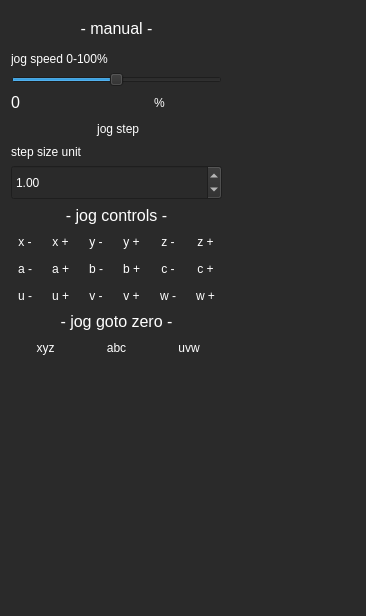
<?xml version="1.0" encoding="UTF-8"?>
<ui version="4.0">
 <class>form_jog</class>
 <widget class="QDialog" name="form_jog">
  <property name="geometry">
   <rect>
    <x>0</x>
    <y>0</y>
    <width>366</width>
    <height>616</height>
   </rect>
  </property>
  <property name="windowTitle">
   <string>Dialog</string>
  </property>
  <property name="styleSheet">
   <string notr="true">background-color: rgb(42, 42, 42);
color: rgb(255, 255, 255);</string>
  </property>
  <layout class="QGridLayout" name="gridLayout_2">
   <item row="0" column="0">
    <layout class="QGridLayout" name="gridLayout_jog_settings">
     <item row="3" column="0" colspan="2">
      <widget class="QLabel" name="label_jog_velocity_procent">
       <property name="font">
        <font>
         <pointsize>12</pointsize>
        </font>
       </property>
       <property name="text">
        <string>0</string>
       </property>
      </widget>
     </item>
     <item row="3" column="2">
      <widget class="QLabel" name="label_3">
       <property name="text">
        <string>%</string>
       </property>
      </widget>
     </item>
     <item row="4" column="0" colspan="3">
      <widget class="QToolButton" name="toolButton_jog_step">
       <property name="sizePolicy">
        <sizepolicy hsizetype="Preferred" vsizetype="Fixed">
         <horstretch>0</horstretch>
         <verstretch>0</verstretch>
        </sizepolicy>
       </property>
       <property name="text">
        <string> jog step</string>
       </property>
       <property name="icon">
        <iconset resource="icons.qrc">
         <normaloff>:/pictures/btn_25_25.png</normaloff>
         <normalon>:/pictures/btn_25_25_in_green.png</normalon>:/pictures/btn_25_25.png</iconset>
       </property>
       <property name="iconSize">
        <size>
         <width>35</width>
         <height>35</height>
        </size>
       </property>
       <property name="checkable">
        <bool>true</bool>
       </property>
       <property name="toolButtonStyle">
        <enum>Qt::ToolButtonTextBesideIcon</enum>
       </property>
       <property name="autoRaise">
        <bool>true</bool>
       </property>
      </widget>
     </item>
     <item row="5" column="0" colspan="3">
      <widget class="QLabel" name="label">
       <property name="text">
        <string>step size unit</string>
       </property>
      </widget>
     </item>
     <item row="6" column="0" colspan="3">
      <widget class="QDoubleSpinBox" name="doubleSpinBox_stepsize">
       <property name="minimumSize">
        <size>
         <width>0</width>
         <height>35</height>
        </size>
       </property>
       <property name="maximum">
        <double>10000.000000000000000</double>
       </property>
       <property name="singleStep">
        <double>0.100000000000000</double>
       </property>
       <property name="value">
        <double>1.000000000000000</double>
       </property>
      </widget>
     </item>
     <item row="1" column="0" colspan="3">
      <widget class="QLabel" name="label_2">
       <property name="text">
        <string>jog speed 0-100%</string>
       </property>
      </widget>
     </item>
     <item row="0" column="0" colspan="3">
      <widget class="QLabel" name="label_4">
       <property name="minimumSize">
        <size>
         <width>0</width>
         <height>35</height>
        </size>
       </property>
       <property name="font">
        <font>
         <pointsize>12</pointsize>
        </font>
       </property>
       <property name="text">
        <string>- manual -</string>
       </property>
       <property name="alignment">
        <set>Qt::AlignCenter</set>
       </property>
      </widget>
     </item>
     <item row="2" column="0" colspan="3">
      <widget class="QSlider" name="horizontalSlider_jog_velocity_procent">
       <property name="maximum">
        <number>100</number>
       </property>
       <property name="value">
        <number>50</number>
       </property>
       <property name="orientation">
        <enum>Qt::Horizontal</enum>
       </property>
      </widget>
     </item>
    </layout>
   </item>
   <item row="1" column="0">
    <layout class="QGridLayout" name="gridLayout_jog_buttons_xyz">
     <item row="2" column="1">
      <widget class="QToolButton" name="toolButton_jog_a_plus">
       <property name="sizePolicy">
        <sizepolicy hsizetype="Preferred" vsizetype="Fixed">
         <horstretch>0</horstretch>
         <verstretch>0</verstretch>
        </sizepolicy>
       </property>
       <property name="autoFillBackground">
        <bool>false</bool>
       </property>
       <property name="styleSheet">
        <string notr="true">color: rgb(255, 255, 255);</string>
       </property>
       <property name="text">
        <string>a +</string>
       </property>
       <property name="icon">
        <iconset resource="icons.qrc">
         <normaloff>:/pictures/btn_25_25.png</normaloff>
         <normalon>:/pictures/btn_25_25_in_green.png</normalon>:/pictures/btn_25_25.png</iconset>
       </property>
       <property name="iconSize">
        <size>
         <width>35</width>
         <height>35</height>
        </size>
       </property>
       <property name="checkable">
        <bool>false</bool>
       </property>
       <property name="toolButtonStyle">
        <enum>Qt::ToolButtonTextUnderIcon</enum>
       </property>
       <property name="autoRaise">
        <bool>true</bool>
       </property>
      </widget>
     </item>
     <item row="3" column="0">
      <widget class="QToolButton" name="toolButton_jog_u_min">
       <property name="sizePolicy">
        <sizepolicy hsizetype="Preferred" vsizetype="Fixed">
         <horstretch>0</horstretch>
         <verstretch>0</verstretch>
        </sizepolicy>
       </property>
       <property name="autoFillBackground">
        <bool>false</bool>
       </property>
       <property name="styleSheet">
        <string notr="true">color: rgb(255, 255, 255);</string>
       </property>
       <property name="text">
        <string>u -</string>
       </property>
       <property name="icon">
        <iconset resource="icons.qrc">
         <normaloff>:/pictures/btn_25_25.png</normaloff>
         <normalon>:/pictures/btn_25_25_in_green.png</normalon>:/pictures/btn_25_25.png</iconset>
       </property>
       <property name="iconSize">
        <size>
         <width>35</width>
         <height>35</height>
        </size>
       </property>
       <property name="checkable">
        <bool>false</bool>
       </property>
       <property name="toolButtonStyle">
        <enum>Qt::ToolButtonTextUnderIcon</enum>
       </property>
       <property name="autoRaise">
        <bool>true</bool>
       </property>
      </widget>
     </item>
     <item row="2" column="4">
      <widget class="QToolButton" name="toolButton_jog_c_min">
       <property name="sizePolicy">
        <sizepolicy hsizetype="Preferred" vsizetype="Fixed">
         <horstretch>0</horstretch>
         <verstretch>0</verstretch>
        </sizepolicy>
       </property>
       <property name="autoFillBackground">
        <bool>false</bool>
       </property>
       <property name="styleSheet">
        <string notr="true">color: rgb(255, 255, 255);</string>
       </property>
       <property name="text">
        <string>c -</string>
       </property>
       <property name="icon">
        <iconset resource="icons.qrc">
         <normaloff>:/pictures/btn_25_25.png</normaloff>
         <normalon>:/pictures/btn_25_25_in_green.png</normalon>:/pictures/btn_25_25.png</iconset>
       </property>
       <property name="iconSize">
        <size>
         <width>35</width>
         <height>35</height>
        </size>
       </property>
       <property name="checkable">
        <bool>false</bool>
       </property>
       <property name="toolButtonStyle">
        <enum>Qt::ToolButtonTextUnderIcon</enum>
       </property>
       <property name="autoRaise">
        <bool>true</bool>
       </property>
      </widget>
     </item>
     <item row="1" column="5">
      <widget class="QToolButton" name="toolButton_jog_z_plus">
       <property name="sizePolicy">
        <sizepolicy hsizetype="Preferred" vsizetype="Fixed">
         <horstretch>0</horstretch>
         <verstretch>0</verstretch>
        </sizepolicy>
       </property>
       <property name="autoFillBackground">
        <bool>false</bool>
       </property>
       <property name="styleSheet">
        <string notr="true">color: rgb(255, 255, 255);</string>
       </property>
       <property name="text">
        <string>z +</string>
       </property>
       <property name="icon">
        <iconset resource="icons.qrc">
         <normaloff>:/pictures/btn_25_25.png</normaloff>
         <normalon>:/pictures/btn_25_25_in_green.png</normalon>:/pictures/btn_25_25.png</iconset>
       </property>
       <property name="iconSize">
        <size>
         <width>35</width>
         <height>35</height>
        </size>
       </property>
       <property name="checkable">
        <bool>false</bool>
       </property>
       <property name="toolButtonStyle">
        <enum>Qt::ToolButtonTextUnderIcon</enum>
       </property>
       <property name="autoRaise">
        <bool>true</bool>
       </property>
      </widget>
     </item>
     <item row="3" column="2">
      <widget class="QToolButton" name="toolButton_jog_v_min">
       <property name="sizePolicy">
        <sizepolicy hsizetype="Preferred" vsizetype="Fixed">
         <horstretch>0</horstretch>
         <verstretch>0</verstretch>
        </sizepolicy>
       </property>
       <property name="autoFillBackground">
        <bool>false</bool>
       </property>
       <property name="styleSheet">
        <string notr="true">color: rgb(255, 255, 255);</string>
       </property>
       <property name="text">
        <string>v -</string>
       </property>
       <property name="icon">
        <iconset resource="icons.qrc">
         <normaloff>:/pictures/btn_25_25.png</normaloff>
         <normalon>:/pictures/btn_25_25_in_green.png</normalon>:/pictures/btn_25_25.png</iconset>
       </property>
       <property name="iconSize">
        <size>
         <width>35</width>
         <height>35</height>
        </size>
       </property>
       <property name="checkable">
        <bool>false</bool>
       </property>
       <property name="toolButtonStyle">
        <enum>Qt::ToolButtonTextUnderIcon</enum>
       </property>
       <property name="autoRaise">
        <bool>true</bool>
       </property>
      </widget>
     </item>
     <item row="2" column="2">
      <widget class="QToolButton" name="toolButton_jog_b_min">
       <property name="sizePolicy">
        <sizepolicy hsizetype="Preferred" vsizetype="Fixed">
         <horstretch>0</horstretch>
         <verstretch>0</verstretch>
        </sizepolicy>
       </property>
       <property name="autoFillBackground">
        <bool>false</bool>
       </property>
       <property name="styleSheet">
        <string notr="true">color: rgb(255, 255, 255);</string>
       </property>
       <property name="text">
        <string>b -</string>
       </property>
       <property name="icon">
        <iconset resource="icons.qrc">
         <normaloff>:/pictures/btn_25_25.png</normaloff>
         <normalon>:/pictures/btn_25_25_in_green.png</normalon>:/pictures/btn_25_25.png</iconset>
       </property>
       <property name="iconSize">
        <size>
         <width>35</width>
         <height>35</height>
        </size>
       </property>
       <property name="checkable">
        <bool>false</bool>
       </property>
       <property name="toolButtonStyle">
        <enum>Qt::ToolButtonTextUnderIcon</enum>
       </property>
       <property name="autoRaise">
        <bool>true</bool>
       </property>
      </widget>
     </item>
     <item row="1" column="0">
      <widget class="QToolButton" name="toolButton_jog_x_min">
       <property name="sizePolicy">
        <sizepolicy hsizetype="Preferred" vsizetype="Fixed">
         <horstretch>0</horstretch>
         <verstretch>0</verstretch>
        </sizepolicy>
       </property>
       <property name="minimumSize">
        <size>
         <width>0</width>
         <height>0</height>
        </size>
       </property>
       <property name="autoFillBackground">
        <bool>false</bool>
       </property>
       <property name="styleSheet">
        <string notr="true">color: rgb(255, 255, 255);</string>
       </property>
       <property name="text">
        <string>x -</string>
       </property>
       <property name="icon">
        <iconset resource="icons.qrc">
         <normaloff>:/pictures/btn_25_25.png</normaloff>
         <normalon>:/pictures/btn_25_25_in_green.png</normalon>:/pictures/btn_25_25.png</iconset>
       </property>
       <property name="iconSize">
        <size>
         <width>35</width>
         <height>35</height>
        </size>
       </property>
       <property name="checkable">
        <bool>false</bool>
       </property>
       <property name="autoRepeatDelay">
        <number>300</number>
       </property>
       <property name="autoRepeatInterval">
        <number>100</number>
       </property>
       <property name="toolButtonStyle">
        <enum>Qt::ToolButtonTextUnderIcon</enum>
       </property>
       <property name="autoRaise">
        <bool>true</bool>
       </property>
      </widget>
     </item>
     <item row="1" column="3">
      <widget class="QToolButton" name="toolButton_jog_y_plus">
       <property name="sizePolicy">
        <sizepolicy hsizetype="Preferred" vsizetype="Fixed">
         <horstretch>0</horstretch>
         <verstretch>0</verstretch>
        </sizepolicy>
       </property>
       <property name="autoFillBackground">
        <bool>false</bool>
       </property>
       <property name="styleSheet">
        <string notr="true">color: rgb(255, 255, 255);</string>
       </property>
       <property name="text">
        <string>y +</string>
       </property>
       <property name="icon">
        <iconset resource="icons.qrc">
         <normaloff>:/pictures/btn_25_25.png</normaloff>
         <normalon>:/pictures/btn_25_25_in_green.png</normalon>:/pictures/btn_25_25.png</iconset>
       </property>
       <property name="iconSize">
        <size>
         <width>35</width>
         <height>35</height>
        </size>
       </property>
       <property name="checkable">
        <bool>false</bool>
       </property>
       <property name="toolButtonStyle">
        <enum>Qt::ToolButtonTextUnderIcon</enum>
       </property>
       <property name="autoRaise">
        <bool>true</bool>
       </property>
      </widget>
     </item>
     <item row="1" column="1">
      <widget class="QToolButton" name="toolButton_jog_x_plus">
       <property name="sizePolicy">
        <sizepolicy hsizetype="Preferred" vsizetype="Fixed">
         <horstretch>0</horstretch>
         <verstretch>0</verstretch>
        </sizepolicy>
       </property>
       <property name="autoFillBackground">
        <bool>false</bool>
       </property>
       <property name="styleSheet">
        <string notr="true">color: rgb(255, 255, 255);</string>
       </property>
       <property name="text">
        <string>x +</string>
       </property>
       <property name="icon">
        <iconset resource="icons.qrc">
         <normaloff>:/pictures/btn_25_25.png</normaloff>
         <normalon>:/pictures/btn_25_25_in_green.png</normalon>:/pictures/btn_25_25.png</iconset>
       </property>
       <property name="iconSize">
        <size>
         <width>35</width>
         <height>35</height>
        </size>
       </property>
       <property name="checkable">
        <bool>false</bool>
       </property>
       <property name="autoRepeatDelay">
        <number>300</number>
       </property>
       <property name="autoRepeatInterval">
        <number>100</number>
       </property>
       <property name="toolButtonStyle">
        <enum>Qt::ToolButtonTextUnderIcon</enum>
       </property>
       <property name="autoRaise">
        <bool>true</bool>
       </property>
      </widget>
     </item>
     <item row="2" column="3">
      <widget class="QToolButton" name="toolButton_jog_b_plus">
       <property name="sizePolicy">
        <sizepolicy hsizetype="Preferred" vsizetype="Fixed">
         <horstretch>0</horstretch>
         <verstretch>0</verstretch>
        </sizepolicy>
       </property>
       <property name="autoFillBackground">
        <bool>false</bool>
       </property>
       <property name="styleSheet">
        <string notr="true">color: rgb(255, 255, 255);</string>
       </property>
       <property name="text">
        <string>b +</string>
       </property>
       <property name="icon">
        <iconset resource="icons.qrc">
         <normaloff>:/pictures/btn_25_25.png</normaloff>
         <normalon>:/pictures/btn_25_25_in_green.png</normalon>:/pictures/btn_25_25.png</iconset>
       </property>
       <property name="iconSize">
        <size>
         <width>35</width>
         <height>35</height>
        </size>
       </property>
       <property name="checkable">
        <bool>false</bool>
       </property>
       <property name="toolButtonStyle">
        <enum>Qt::ToolButtonTextUnderIcon</enum>
       </property>
       <property name="autoRaise">
        <bool>true</bool>
       </property>
      </widget>
     </item>
     <item row="3" column="3">
      <widget class="QToolButton" name="toolButton_jog_v_plus">
       <property name="sizePolicy">
        <sizepolicy hsizetype="Preferred" vsizetype="Fixed">
         <horstretch>0</horstretch>
         <verstretch>0</verstretch>
        </sizepolicy>
       </property>
       <property name="autoFillBackground">
        <bool>false</bool>
       </property>
       <property name="styleSheet">
        <string notr="true">color: rgb(255, 255, 255);</string>
       </property>
       <property name="text">
        <string>v +</string>
       </property>
       <property name="icon">
        <iconset resource="icons.qrc">
         <normaloff>:/pictures/btn_25_25.png</normaloff>
         <normalon>:/pictures/btn_25_25_in_green.png</normalon>:/pictures/btn_25_25.png</iconset>
       </property>
       <property name="iconSize">
        <size>
         <width>35</width>
         <height>35</height>
        </size>
       </property>
       <property name="checkable">
        <bool>false</bool>
       </property>
       <property name="toolButtonStyle">
        <enum>Qt::ToolButtonTextUnderIcon</enum>
       </property>
       <property name="autoRaise">
        <bool>true</bool>
       </property>
      </widget>
     </item>
     <item row="1" column="4">
      <widget class="QToolButton" name="toolButton_jog_z_min">
       <property name="sizePolicy">
        <sizepolicy hsizetype="Preferred" vsizetype="Fixed">
         <horstretch>0</horstretch>
         <verstretch>0</verstretch>
        </sizepolicy>
       </property>
       <property name="minimumSize">
        <size>
         <width>0</width>
         <height>0</height>
        </size>
       </property>
       <property name="autoFillBackground">
        <bool>false</bool>
       </property>
       <property name="styleSheet">
        <string notr="true">color: rgb(255, 255, 255);</string>
       </property>
       <property name="text">
        <string>z -</string>
       </property>
       <property name="icon">
        <iconset resource="icons.qrc">
         <normaloff>:/pictures/btn_25_25.png</normaloff>
         <normalon>:/pictures/btn_25_25_in_green.png</normalon>:/pictures/btn_25_25.png</iconset>
       </property>
       <property name="iconSize">
        <size>
         <width>35</width>
         <height>35</height>
        </size>
       </property>
       <property name="checkable">
        <bool>false</bool>
       </property>
       <property name="toolButtonStyle">
        <enum>Qt::ToolButtonTextUnderIcon</enum>
       </property>
       <property name="autoRaise">
        <bool>true</bool>
       </property>
      </widget>
     </item>
     <item row="3" column="5">
      <widget class="QToolButton" name="toolButton_jog_w_plus">
       <property name="sizePolicy">
        <sizepolicy hsizetype="Preferred" vsizetype="Fixed">
         <horstretch>0</horstretch>
         <verstretch>0</verstretch>
        </sizepolicy>
       </property>
       <property name="autoFillBackground">
        <bool>false</bool>
       </property>
       <property name="styleSheet">
        <string notr="true">color: rgb(255, 255, 255);</string>
       </property>
       <property name="text">
        <string>w +</string>
       </property>
       <property name="icon">
        <iconset resource="icons.qrc">
         <normaloff>:/pictures/btn_25_25.png</normaloff>
         <normalon>:/pictures/btn_25_25_in_green.png</normalon>:/pictures/btn_25_25.png</iconset>
       </property>
       <property name="iconSize">
        <size>
         <width>35</width>
         <height>35</height>
        </size>
       </property>
       <property name="checkable">
        <bool>false</bool>
       </property>
       <property name="toolButtonStyle">
        <enum>Qt::ToolButtonTextUnderIcon</enum>
       </property>
       <property name="autoRaise">
        <bool>true</bool>
       </property>
      </widget>
     </item>
     <item row="2" column="0">
      <widget class="QToolButton" name="toolButton_jog_a_min">
       <property name="sizePolicy">
        <sizepolicy hsizetype="Preferred" vsizetype="Fixed">
         <horstretch>0</horstretch>
         <verstretch>0</verstretch>
        </sizepolicy>
       </property>
       <property name="autoFillBackground">
        <bool>false</bool>
       </property>
       <property name="styleSheet">
        <string notr="true">color: rgb(255, 255, 255);</string>
       </property>
       <property name="text">
        <string>a -</string>
       </property>
       <property name="icon">
        <iconset resource="icons.qrc">
         <normaloff>:/pictures/btn_25_25.png</normaloff>
         <normalon>:/pictures/btn_25_25_in_green.png</normalon>:/pictures/btn_25_25.png</iconset>
       </property>
       <property name="iconSize">
        <size>
         <width>35</width>
         <height>35</height>
        </size>
       </property>
       <property name="checkable">
        <bool>false</bool>
       </property>
       <property name="toolButtonStyle">
        <enum>Qt::ToolButtonTextUnderIcon</enum>
       </property>
       <property name="autoRaise">
        <bool>true</bool>
       </property>
      </widget>
     </item>
     <item row="3" column="1">
      <widget class="QToolButton" name="toolButton_jog_u_plus">
       <property name="sizePolicy">
        <sizepolicy hsizetype="Preferred" vsizetype="Fixed">
         <horstretch>0</horstretch>
         <verstretch>0</verstretch>
        </sizepolicy>
       </property>
       <property name="autoFillBackground">
        <bool>false</bool>
       </property>
       <property name="styleSheet">
        <string notr="true">color: rgb(255, 255, 255);</string>
       </property>
       <property name="text">
        <string>u +</string>
       </property>
       <property name="icon">
        <iconset resource="icons.qrc">
         <normaloff>:/pictures/btn_25_25.png</normaloff>
         <normalon>:/pictures/btn_25_25_in_green.png</normalon>:/pictures/btn_25_25.png</iconset>
       </property>
       <property name="iconSize">
        <size>
         <width>35</width>
         <height>35</height>
        </size>
       </property>
       <property name="checkable">
        <bool>false</bool>
       </property>
       <property name="toolButtonStyle">
        <enum>Qt::ToolButtonTextUnderIcon</enum>
       </property>
       <property name="autoRaise">
        <bool>true</bool>
       </property>
      </widget>
     </item>
     <item row="3" column="4">
      <widget class="QToolButton" name="toolButton_jog_w_min">
       <property name="sizePolicy">
        <sizepolicy hsizetype="Preferred" vsizetype="Fixed">
         <horstretch>0</horstretch>
         <verstretch>0</verstretch>
        </sizepolicy>
       </property>
       <property name="autoFillBackground">
        <bool>false</bool>
       </property>
       <property name="styleSheet">
        <string notr="true">color: rgb(255, 255, 255);</string>
       </property>
       <property name="text">
        <string>w -</string>
       </property>
       <property name="icon">
        <iconset resource="icons.qrc">
         <normaloff>:/pictures/btn_25_25.png</normaloff>
         <normalon>:/pictures/btn_25_25_in_green.png</normalon>:/pictures/btn_25_25.png</iconset>
       </property>
       <property name="iconSize">
        <size>
         <width>35</width>
         <height>35</height>
        </size>
       </property>
       <property name="checkable">
        <bool>false</bool>
       </property>
       <property name="toolButtonStyle">
        <enum>Qt::ToolButtonTextUnderIcon</enum>
       </property>
       <property name="autoRaise">
        <bool>true</bool>
       </property>
      </widget>
     </item>
     <item row="2" column="5">
      <widget class="QToolButton" name="toolButton_jog_c_plus">
       <property name="sizePolicy">
        <sizepolicy hsizetype="Preferred" vsizetype="Fixed">
         <horstretch>0</horstretch>
         <verstretch>0</verstretch>
        </sizepolicy>
       </property>
       <property name="autoFillBackground">
        <bool>false</bool>
       </property>
       <property name="styleSheet">
        <string notr="true">color: rgb(255, 255, 255);</string>
       </property>
       <property name="text">
        <string>c +</string>
       </property>
       <property name="icon">
        <iconset resource="icons.qrc">
         <normaloff>:/pictures/btn_25_25.png</normaloff>
         <normalon>:/pictures/btn_25_25_in_green.png</normalon>:/pictures/btn_25_25.png</iconset>
       </property>
       <property name="iconSize">
        <size>
         <width>35</width>
         <height>35</height>
        </size>
       </property>
       <property name="checkable">
        <bool>false</bool>
       </property>
       <property name="toolButtonStyle">
        <enum>Qt::ToolButtonTextUnderIcon</enum>
       </property>
       <property name="autoRaise">
        <bool>true</bool>
       </property>
      </widget>
     </item>
     <item row="1" column="2">
      <widget class="QToolButton" name="toolButton_jog_y_min">
       <property name="sizePolicy">
        <sizepolicy hsizetype="Preferred" vsizetype="Fixed">
         <horstretch>0</horstretch>
         <verstretch>0</verstretch>
        </sizepolicy>
       </property>
       <property name="minimumSize">
        <size>
         <width>0</width>
         <height>0</height>
        </size>
       </property>
       <property name="autoFillBackground">
        <bool>false</bool>
       </property>
       <property name="styleSheet">
        <string notr="true">color: rgb(255, 255, 255);</string>
       </property>
       <property name="text">
        <string>y -</string>
       </property>
       <property name="icon">
        <iconset resource="icons.qrc">
         <normaloff>:/pictures/btn_25_25.png</normaloff>
         <normalon>:/pictures/btn_25_25_in_green.png</normalon>:/pictures/btn_25_25.png</iconset>
       </property>
       <property name="iconSize">
        <size>
         <width>35</width>
         <height>35</height>
        </size>
       </property>
       <property name="checkable">
        <bool>false</bool>
       </property>
       <property name="toolButtonStyle">
        <enum>Qt::ToolButtonTextUnderIcon</enum>
       </property>
       <property name="autoRaise">
        <bool>true</bool>
       </property>
      </widget>
     </item>
     <item row="0" column="0" colspan="6">
      <widget class="QLabel" name="label_5">
       <property name="font">
        <font>
         <pointsize>12</pointsize>
        </font>
       </property>
       <property name="text">
        <string>- jog controls -</string>
       </property>
       <property name="alignment">
        <set>Qt::AlignCenter</set>
       </property>
      </widget>
     </item>
    </layout>
   </item>
   <item row="1" column="1">
    <spacer name="horizontalSpacer">
     <property name="orientation">
      <enum>Qt::Horizontal</enum>
     </property>
     <property name="sizeHint" stdset="0">
      <size>
       <width>40</width>
       <height>20</height>
      </size>
     </property>
    </spacer>
   </item>
   <item row="2" column="0">
    <layout class="QGridLayout" name="gridLayout">
     <item row="0" column="0" colspan="3">
      <widget class="QLabel" name="label_6">
       <property name="font">
        <font>
         <pointsize>12</pointsize>
        </font>
       </property>
       <property name="text">
        <string>- jog goto zero -</string>
       </property>
       <property name="alignment">
        <set>Qt::AlignCenter</set>
       </property>
      </widget>
     </item>
     <item row="1" column="0">
      <widget class="QToolButton" name="toolButton_jog_goto_zero_xyz">
       <property name="sizePolicy">
        <sizepolicy hsizetype="Preferred" vsizetype="Fixed">
         <horstretch>0</horstretch>
         <verstretch>0</verstretch>
        </sizepolicy>
       </property>
       <property name="autoFillBackground">
        <bool>false</bool>
       </property>
       <property name="styleSheet">
        <string notr="true">color: rgb(255, 255, 255);</string>
       </property>
       <property name="text">
        <string> xyz</string>
       </property>
       <property name="icon">
        <iconset resource="icons.qrc">
         <normaloff>:/pictures/btn_25_25.png</normaloff>
         <normalon>:/pictures/btn_25_25_in_green.png</normalon>:/pictures/btn_25_25.png</iconset>
       </property>
       <property name="iconSize">
        <size>
         <width>35</width>
         <height>35</height>
        </size>
       </property>
       <property name="checkable">
        <bool>false</bool>
       </property>
       <property name="autoRepeatDelay">
        <number>0</number>
       </property>
       <property name="autoRepeatInterval">
        <number>0</number>
       </property>
       <property name="toolButtonStyle">
        <enum>Qt::ToolButtonTextUnderIcon</enum>
       </property>
       <property name="autoRaise">
        <bool>true</bool>
       </property>
      </widget>
     </item>
     <item row="1" column="1">
      <widget class="QToolButton" name="toolButton_jog_goto_zero_abc">
       <property name="sizePolicy">
        <sizepolicy hsizetype="Preferred" vsizetype="Fixed">
         <horstretch>0</horstretch>
         <verstretch>0</verstretch>
        </sizepolicy>
       </property>
       <property name="autoFillBackground">
        <bool>false</bool>
       </property>
       <property name="styleSheet">
        <string notr="true">color: rgb(255, 255, 255);</string>
       </property>
       <property name="text">
        <string>abc</string>
       </property>
       <property name="icon">
        <iconset resource="icons.qrc">
         <normaloff>:/pictures/btn_25_25.png</normaloff>
         <normalon>:/pictures/btn_25_25_in_green.png</normalon>:/pictures/btn_25_25.png</iconset>
       </property>
       <property name="iconSize">
        <size>
         <width>35</width>
         <height>35</height>
        </size>
       </property>
       <property name="checkable">
        <bool>false</bool>
       </property>
       <property name="autoRepeatDelay">
        <number>0</number>
       </property>
       <property name="autoRepeatInterval">
        <number>0</number>
       </property>
       <property name="toolButtonStyle">
        <enum>Qt::ToolButtonTextUnderIcon</enum>
       </property>
       <property name="autoRaise">
        <bool>true</bool>
       </property>
      </widget>
     </item>
     <item row="1" column="2">
      <widget class="QToolButton" name="toolButton_jog_goto_zero_uvw">
       <property name="sizePolicy">
        <sizepolicy hsizetype="Preferred" vsizetype="Fixed">
         <horstretch>0</horstretch>
         <verstretch>0</verstretch>
        </sizepolicy>
       </property>
       <property name="autoFillBackground">
        <bool>false</bool>
       </property>
       <property name="styleSheet">
        <string notr="true">color: rgb(255, 255, 255);</string>
       </property>
       <property name="text">
        <string>uvw</string>
       </property>
       <property name="icon">
        <iconset resource="icons.qrc">
         <normaloff>:/pictures/btn_25_25.png</normaloff>
         <normalon>:/pictures/btn_25_25_in_green.png</normalon>:/pictures/btn_25_25.png</iconset>
       </property>
       <property name="iconSize">
        <size>
         <width>35</width>
         <height>35</height>
        </size>
       </property>
       <property name="checkable">
        <bool>false</bool>
       </property>
       <property name="autoRepeatDelay">
        <number>0</number>
       </property>
       <property name="autoRepeatInterval">
        <number>0</number>
       </property>
       <property name="toolButtonStyle">
        <enum>Qt::ToolButtonTextUnderIcon</enum>
       </property>
       <property name="autoRaise">
        <bool>true</bool>
       </property>
      </widget>
     </item>
    </layout>
   </item>
   <item row="3" column="0">
    <spacer name="verticalSpacer">
     <property name="orientation">
      <enum>Qt::Vertical</enum>
     </property>
     <property name="sizeHint" stdset="0">
      <size>
       <width>20</width>
       <height>40</height>
      </size>
     </property>
    </spacer>
   </item>
  </layout>
 </widget>
 <resources>
  <include location="icons.qrc"/>
 </resources>
 <connections/>
</ui>
